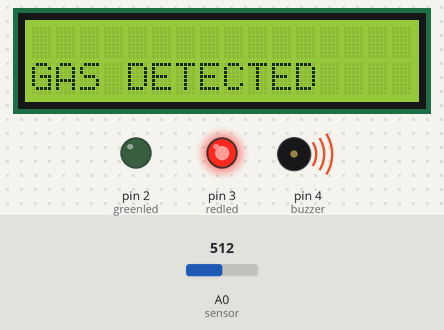
The sketch below on a simulated Arduino Uno, built with avr-gcc and run on an emulated ATmega328P. Shown: 16×2 character LCD, output pins drawn as LEDs (lit = HIGH), buzzer (waves = sounding). The test bench sets the inputs (shaded band); at power-on: A0 (sensor) = 512. What the sketch prints to the serial monitor is not drawn.

Above: at 1.2 s.
1.3 s: A0 (sensor) set to 362
3.5 s: A0 (sensor) set to 327
At 4.4 s:
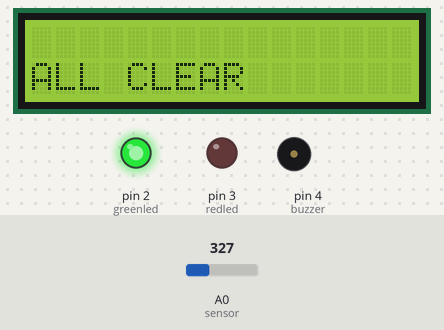
5.5 s: A0 (sensor) set to 354
At 6.8 s:
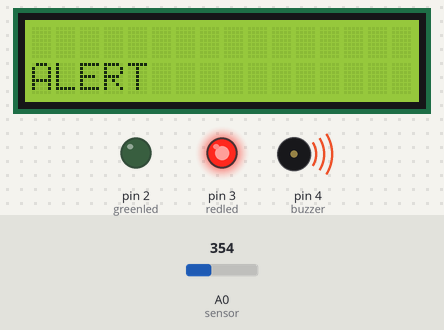
9.5 s: A0 (sensor) set to 334
At 11.1 s:
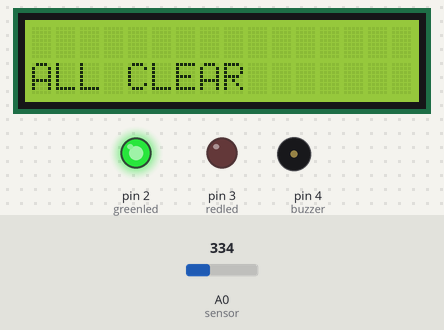
Timing chart, 0 to 12.6 s (numbered marks = the images above; inputs shaded):
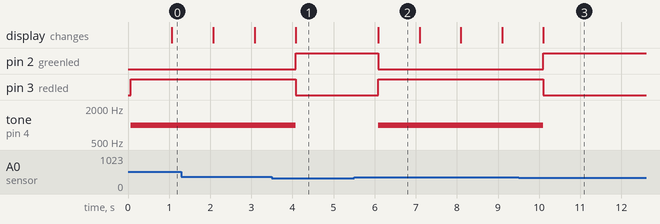

Measured:
- the behaviour switches between 345 and 344 on A0 (sensor) (found by bisection; images 0 and 1)
- after the input at 3.5 s, pin 2 (greenled): LOW → HIGH after 0.58 s; pin 3 (redled): HIGH → LOW after 0.58 s; tone on pin 4 (buzzer): 1000 Hz → silent after 0.58 s; the display: changes after 0.58 s (image 1)
- after the input at 5.5 s, pin 2 (greenled): HIGH → LOW after 0.59 s; pin 3 (redled): LOW → HIGH after 0.59 s; tone on pin 4 (buzzer): silent → 1000 Hz after 0.59 s; the display: changes after 0.59 s (image 2)
- after the input at 9.5 s, pin 2 (greenled): LOW → HIGH after 0.60 s; pin 3 (redled): HIGH → LOW after 0.60 s; tone on pin 4 (buzzer): 1000 Hz → silent after 0.60 s; the display: changes after 0.60 s (image 3)
- what the display in image 2 shows lasts 1.0 s, from 6.1 s to 7.1 s

The sketch:

GAS_LEAKAGE_DETECTION.ino
```cpp
#include <LiquidCrystal.h>
LiquidCrystal lcd(5,6,8,9,10,11);

//pin variables
int redled = 3;
int greenled = 2;
int buzzer = 4;
int sensor = A0;
int sensorThresh = 344;

 void setup()
 {
   pinMode(redled,OUTPUT);
   pinMode(greenled,OUTPUT);
   pinMode(buzzer,OUTPUT);
   pinMode(sensor,INPUT);
   Serial.begin(9600);
   lcd.begin(16,2);
 }

void loop()
{
 int analogValue = analogRead(sensor);

  Serial.print("GAS VALUE :");
  Serial.println(analogRead(sensor));

  //gas concenteration condition
  if(analogValue>sensorThresh)
  {
    digitalWrite(redled,HIGH);
    digitalWrite(greenled,LOW);
    tone(buzzer,1000,10000);
    lcd.clear();

    //to print on LCD
    lcd.setCursor(0,1);
    lcd.print("ALERT");
    delay(1000);
    lcd.clear();
    lcd.setCursor(0,1);
    lcd.print("GAS DETECTED");
    delay(1000);
  }
  else
  {
    digitalWrite(greenled,HIGH);
    digitalWrite(redled,LOW);
    noTone(buzzer);
    lcd.clear();
    lcd.setCursor(0,1);
    lcd.print("ALL CLEAR");
    delay(1000);
  }
}
```
